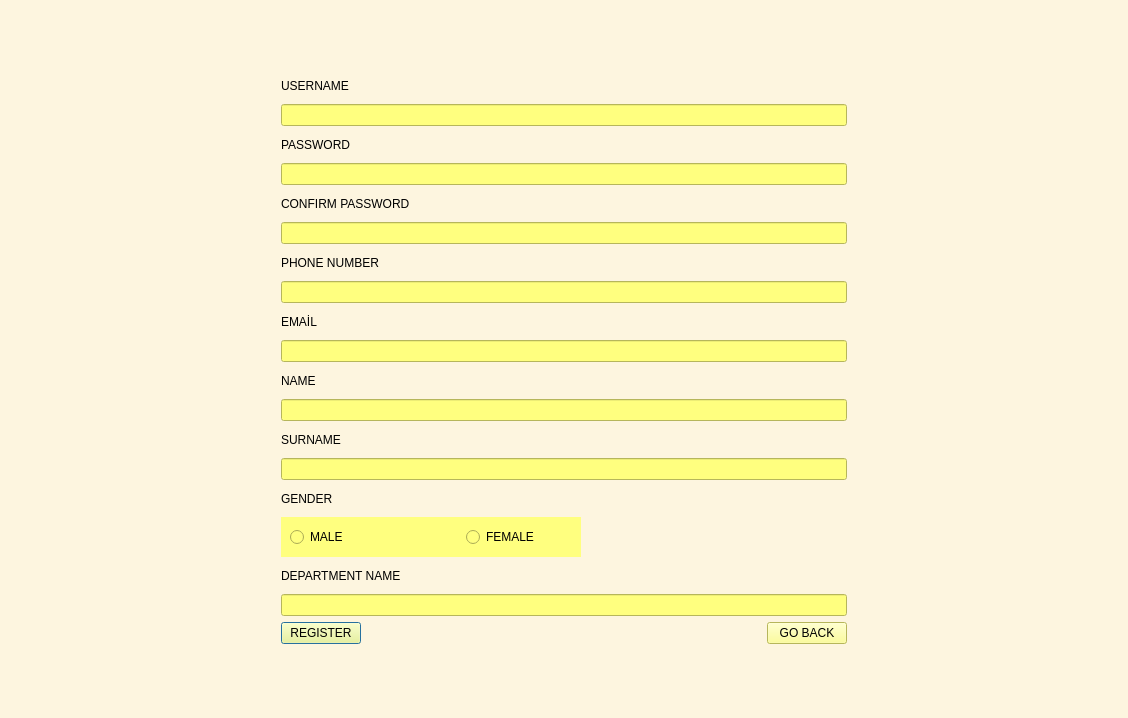
<?xml version="1.0" encoding="UTF-8"?>
<ui version="4.0">
 <class>Dialog</class>
 <widget class="QDialog" name="Dialog">
  <property name="geometry">
   <rect>
    <x>0</x>
    <y>0</y>
    <width>1128</width>
    <height>718</height>
   </rect>
  </property>
  <property name="windowTitle">
   <string>Dialog</string>
  </property>
  <property name="styleSheet">
   <string notr="true">background-color: rgb(194, 154, 191);
background-color: rgb(253, 245, 223);</string>
  </property>
  <layout class="QHBoxLayout" name="horizontalLayout_5">
   <item>
    <layout class="QHBoxLayout" name="horizontalLayout">
     <property name="leftMargin">
      <number>8</number>
     </property>
     <property name="topMargin">
      <number>8</number>
     </property>
     <property name="rightMargin">
      <number>8</number>
     </property>
     <property name="bottomMargin">
      <number>8</number>
     </property>
     <item>
      <spacer name="horizontalSpacer_2">
       <property name="orientation">
        <enum>Qt::Horizontal</enum>
       </property>
       <property name="sizeHint" stdset="0">
        <size>
         <width>40</width>
         <height>20</height>
        </size>
       </property>
      </spacer>
     </item>
     <item>
      <widget class="QWidget" name="widget" native="true">
       <property name="minimumSize">
        <size>
         <width>600</width>
         <height>680</height>
        </size>
       </property>
       <property name="maximumSize">
        <size>
         <width>650</width>
         <height>720</height>
        </size>
       </property>
       <layout class="QVBoxLayout" name="verticalLayout_2">
        <item>
         <layout class="QVBoxLayout" name="verticalLayout">
          <property name="leftMargin">
           <number>8</number>
          </property>
          <property name="topMargin">
           <number>8</number>
          </property>
          <property name="rightMargin">
           <number>8</number>
          </property>
          <property name="bottomMargin">
           <number>8</number>
          </property>
          <item>
           <widget class="QLabel" name="label">
            <property name="maximumSize">
             <size>
              <width>16777215</width>
              <height>25</height>
             </size>
            </property>
            <property name="text">
             <string>USERNAME</string>
            </property>
           </widget>
          </item>
          <item>
           <widget class="QLineEdit" name="inputUsername">
            <property name="minimumSize">
             <size>
              <width>500</width>
              <height>0</height>
             </size>
            </property>
            <property name="maximumSize">
             <size>
              <width>600</width>
              <height>16777215</height>
             </size>
            </property>
            <property name="styleSheet">
             <string notr="true">
background-color: rgb(255, 255, 127);</string>
            </property>
            <property name="maxLength">
             <number>20</number>
            </property>
           </widget>
          </item>
          <item>
           <widget class="QLabel" name="label_2">
            <property name="maximumSize">
             <size>
              <width>16777215</width>
              <height>25</height>
             </size>
            </property>
            <property name="text">
             <string>PASSWORD</string>
            </property>
           </widget>
          </item>
          <item>
           <widget class="QLineEdit" name="inputPassword">
            <property name="maximumSize">
             <size>
              <width>600</width>
              <height>16777215</height>
             </size>
            </property>
            <property name="styleSheet">
             <string notr="true">background-color: rgb(255, 255, 255);
background-color: rgb(255, 255, 127);</string>
            </property>
            <property name="maxLength">
             <number>20</number>
            </property>
           </widget>
          </item>
          <item>
           <widget class="QLabel" name="label_11">
            <property name="maximumSize">
             <size>
              <width>16777215</width>
              <height>25</height>
             </size>
            </property>
            <property name="text">
             <string>CONFIRM PASSWORD</string>
            </property>
           </widget>
          </item>
          <item>
           <widget class="QLineEdit" name="inputConfirmPassword">
            <property name="maximumSize">
             <size>
              <width>600</width>
              <height>16777215</height>
             </size>
            </property>
            <property name="styleSheet">
             <string notr="true">
background-color: rgb(255, 255, 127);</string>
            </property>
            <property name="maxLength">
             <number>20</number>
            </property>
           </widget>
          </item>
          <item>
           <widget class="QLabel" name="label_3">
            <property name="maximumSize">
             <size>
              <width>16777215</width>
              <height>25</height>
             </size>
            </property>
            <property name="text">
             <string>PHONE NUMBER</string>
            </property>
           </widget>
          </item>
          <item>
           <widget class="QLineEdit" name="inputPhone">
            <property name="maximumSize">
             <size>
              <width>600</width>
              <height>16777215</height>
             </size>
            </property>
            <property name="styleSheet">
             <string notr="true">
background-color: rgb(255, 255, 127);</string>
            </property>
            <property name="maxLength">
             <number>11</number>
            </property>
           </widget>
          </item>
          <item>
           <widget class="QLabel" name="label_4">
            <property name="maximumSize">
             <size>
              <width>16777215</width>
              <height>25</height>
             </size>
            </property>
            <property name="text">
             <string>EMAİL</string>
            </property>
           </widget>
          </item>
          <item>
           <widget class="QLineEdit" name="inputEmail">
            <property name="maximumSize">
             <size>
              <width>600</width>
              <height>16777215</height>
             </size>
            </property>
            <property name="styleSheet">
             <string notr="true">background-color: rgb(255, 255, 127);</string>
            </property>
            <property name="maxLength">
             <number>25</number>
            </property>
           </widget>
          </item>
          <item>
           <widget class="QLabel" name="label_5">
            <property name="maximumSize">
             <size>
              <width>16777215</width>
              <height>25</height>
             </size>
            </property>
            <property name="text">
             <string>NAME</string>
            </property>
           </widget>
          </item>
          <item>
           <widget class="QLineEdit" name="inputName">
            <property name="maximumSize">
             <size>
              <width>600</width>
              <height>16777215</height>
             </size>
            </property>
            <property name="styleSheet">
             <string notr="true">background-color: rgb(255, 255, 127);</string>
            </property>
            <property name="maxLength">
             <number>20</number>
            </property>
           </widget>
          </item>
          <item>
           <widget class="QLabel" name="label_6">
            <property name="maximumSize">
             <size>
              <width>16777215</width>
              <height>25</height>
             </size>
            </property>
            <property name="text">
             <string>SURNAME</string>
            </property>
           </widget>
          </item>
          <item>
           <widget class="QLineEdit" name="inputSurname">
            <property name="maximumSize">
             <size>
              <width>600</width>
              <height>16777215</height>
             </size>
            </property>
            <property name="styleSheet">
             <string notr="true">background-color: rgb(255, 255, 127);</string>
            </property>
            <property name="maxLength">
             <number>20</number>
            </property>
           </widget>
          </item>
          <item>
           <widget class="QLabel" name="label_7">
            <property name="maximumSize">
             <size>
              <width>16777215</width>
              <height>25</height>
             </size>
            </property>
            <property name="text">
             <string>GENDER</string>
            </property>
           </widget>
          </item>
          <item>
           <widget class="QWidget" name="widget_2" native="true">
            <property name="maximumSize">
             <size>
              <width>300</width>
              <height>40</height>
             </size>
            </property>
            <property name="styleSheet">
             <string notr="true">background-color: rgb(255, 255, 127);</string>
            </property>
            <layout class="QHBoxLayout" name="horizontalLayout_2">
             <item>
              <layout class="QHBoxLayout" name="horizontalLayout_3">
               <item alignment="Qt::AlignLeft|Qt::AlignVCenter">
                <widget class="QRadioButton" name="btnRadioMale">
                 <property name="maximumSize">
                  <size>
                   <width>16777215</width>
                   <height>32</height>
                  </size>
                 </property>
                 <property name="text">
                  <string>MALE</string>
                 </property>
                </widget>
               </item>
               <item alignment="Qt::AlignHCenter|Qt::AlignVCenter">
                <widget class="QRadioButton" name="btnRadioFemale">
                 <property name="maximumSize">
                  <size>
                   <width>16777215</width>
                   <height>32</height>
                  </size>
                 </property>
                 <property name="text">
                  <string>FEMALE</string>
                 </property>
                </widget>
               </item>
              </layout>
             </item>
            </layout>
           </widget>
          </item>
          <item>
           <widget class="QLabel" name="label_9">
            <property name="maximumSize">
             <size>
              <width>16777215</width>
              <height>25</height>
             </size>
            </property>
            <property name="text">
             <string>DEPARTMENT NAME</string>
            </property>
           </widget>
          </item>
          <item>
           <widget class="QLineEdit" name="inputDepartmentName">
            <property name="maximumSize">
             <size>
              <width>600</width>
              <height>16777215</height>
             </size>
            </property>
            <property name="styleSheet">
             <string notr="true">background-color: rgb(255, 255, 127);</string>
            </property>
            <property name="maxLength">
             <number>6</number>
            </property>
           </widget>
          </item>
          <item>
           <layout class="QHBoxLayout" name="horizontalLayout_4">
            <item>
             <widget class="QPushButton" name="btnRegister">
              <property name="styleSheet">
               <string notr="true">background-color: rgb(255, 255, 127);</string>
              </property>
              <property name="text">
               <string>REGISTER</string>
              </property>
             </widget>
            </item>
            <item>
             <spacer name="horizontalSpacer">
              <property name="orientation">
               <enum>Qt::Horizontal</enum>
              </property>
              <property name="sizeHint" stdset="0">
               <size>
                <width>40</width>
                <height>20</height>
               </size>
              </property>
             </spacer>
            </item>
            <item>
             <widget class="QPushButton" name="btnGoBack">
              <property name="styleSheet">
               <string notr="true">background-color: rgb(255, 255, 127);</string>
              </property>
              <property name="text">
               <string>GO BACK</string>
              </property>
             </widget>
            </item>
           </layout>
          </item>
         </layout>
        </item>
       </layout>
      </widget>
     </item>
     <item>
      <spacer name="horizontalSpacer_3">
       <property name="orientation">
        <enum>Qt::Horizontal</enum>
       </property>
       <property name="sizeHint" stdset="0">
        <size>
         <width>40</width>
         <height>20</height>
        </size>
       </property>
      </spacer>
     </item>
    </layout>
   </item>
  </layout>
 </widget>
 <resources/>
 <connections/>
</ui>
